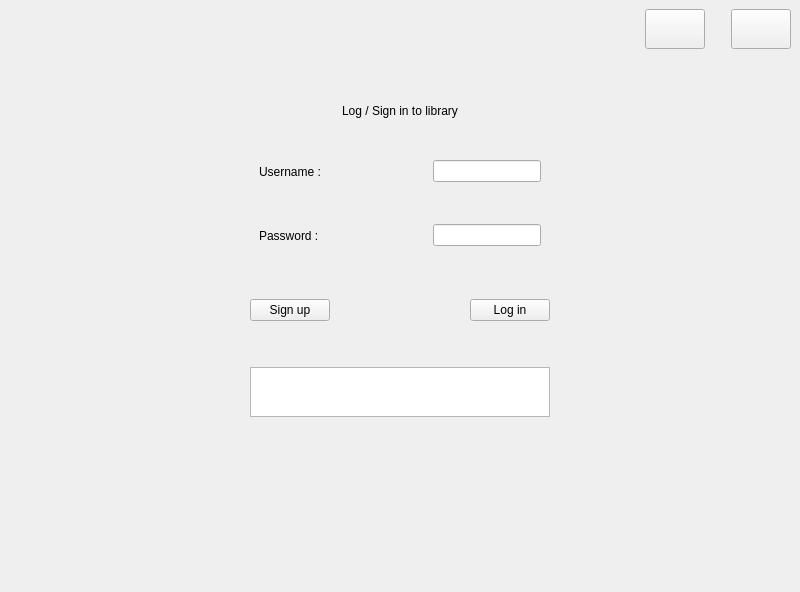
<?xml version="1.0" encoding="UTF-8"?>
<ui version="4.0">
 <class>MainWindow</class>
 <widget class="QMainWindow" name="MainWindow">
  <property name="geometry">
   <rect>
    <x>0</x>
    <y>0</y>
    <width>800</width>
    <height>592</height>
   </rect>
  </property>
  <property name="windowTitle">
   <string>MainWindow</string>
  </property>
  <widget class="QWidget" name="centralwidget">
   <layout class="QVBoxLayout" name="verticalLayout">
    <item>
     <layout class="QHBoxLayout" name="horizontalLayout">
      <item>
       <spacer name="horizontalSpacer">
        <property name="orientation">
         <enum>Qt::Horizontal</enum>
        </property>
        <property name="sizeHint" stdset="0">
         <size>
          <width>40</width>
          <height>20</height>
         </size>
        </property>
       </spacer>
      </item>
      <item>
       <widget class="QPushButton" name="reload">
        <property name="sizePolicy">
         <sizepolicy hsizetype="Fixed" vsizetype="Fixed">
          <horstretch>55</horstretch>
          <verstretch>30</verstretch>
         </sizepolicy>
        </property>
        <property name="minimumSize">
         <size>
          <width>60</width>
          <height>40</height>
         </size>
        </property>
        <property name="text">
         <string/>
        </property>
        <property name="icon">
         <iconset resource="resource.qrc">
          <normaloff>:/icons/reload.png</normaloff>:/icons/reload.png</iconset>
        </property>
       </widget>
      </item>
      <item>
       <spacer name="horizontalSpacer_11">
        <property name="orientation">
         <enum>Qt::Horizontal</enum>
        </property>
        <property name="sizeType">
         <enum>QSizePolicy::Fixed</enum>
        </property>
        <property name="sizeHint" stdset="0">
         <size>
          <width>20</width>
          <height>20</height>
         </size>
        </property>
       </spacer>
      </item>
      <item>
       <widget class="QPushButton" name="close">
        <property name="sizePolicy">
         <sizepolicy hsizetype="Fixed" vsizetype="Fixed">
          <horstretch>70</horstretch>
          <verstretch>30</verstretch>
         </sizepolicy>
        </property>
        <property name="minimumSize">
         <size>
          <width>60</width>
          <height>40</height>
         </size>
        </property>
        <property name="text">
         <string/>
        </property>
        <property name="icon">
         <iconset resource="resource.qrc">
          <normaloff>:/icons/close.png</normaloff>:/icons/close.png</iconset>
        </property>
       </widget>
      </item>
     </layout>
    </item>
    <item>
     <layout class="QHBoxLayout" name="horizontalLayout_9">
      <property name="leftMargin">
       <number>0</number>
      </property>
      <property name="topMargin">
       <number>40</number>
      </property>
      <property name="rightMargin">
       <number>0</number>
      </property>
      <property name="bottomMargin">
       <number>0</number>
      </property>
      <item>
       <spacer name="horizontalSpacer_9">
        <property name="orientation">
         <enum>Qt::Horizontal</enum>
        </property>
        <property name="sizeType">
         <enum>QSizePolicy::Fixed</enum>
        </property>
        <property name="sizeHint" stdset="0">
         <size>
          <width>200</width>
          <height>0</height>
         </size>
        </property>
       </spacer>
      </item>
      <item>
       <widget class="QWidget" name="verticalWidget_2" native="true">
        <property name="sizePolicy">
         <sizepolicy hsizetype="Fixed" vsizetype="Fixed">
          <horstretch>200</horstretch>
          <verstretch>100</verstretch>
         </sizepolicy>
        </property>
        <property name="minimumSize">
         <size>
          <width>0</width>
          <height>40</height>
         </size>
        </property>
        <layout class="QVBoxLayout" name="verticalLayout_9">
         <property name="topMargin">
          <number>1</number>
         </property>
         <item>
          <widget class="QLabel" name="label_3">
           <property name="sizePolicy">
            <sizepolicy hsizetype="Fixed" vsizetype="Fixed">
             <horstretch>10</horstretch>
             <verstretch>10</verstretch>
            </sizepolicy>
           </property>
           <property name="minimumSize">
            <size>
             <width>10</width>
             <height>10</height>
            </size>
           </property>
           <property name="font">
            <font>
             <strikeout>false</strikeout>
            </font>
           </property>
           <property name="layoutDirection">
            <enum>Qt::LeftToRight</enum>
           </property>
           <property name="text">
            <string>Log / Sign in to library</string>
           </property>
          </widget>
         </item>
        </layout>
       </widget>
      </item>
      <item>
       <spacer name="horizontalSpacer_10">
        <property name="orientation">
         <enum>Qt::Horizontal</enum>
        </property>
        <property name="sizeType">
         <enum>QSizePolicy::Fixed</enum>
        </property>
        <property name="sizeHint" stdset="0">
         <size>
          <width>200</width>
          <height>20</height>
         </size>
        </property>
       </spacer>
      </item>
     </layout>
    </item>
    <item>
     <layout class="QHBoxLayout" name="horizontalLayout_5">
      <property name="leftMargin">
       <number>0</number>
      </property>
      <property name="topMargin">
       <number>0</number>
      </property>
      <property name="rightMargin">
       <number>0</number>
      </property>
      <item>
       <spacer name="horizontalSpacer_4">
        <property name="orientation">
         <enum>Qt::Horizontal</enum>
        </property>
        <property name="sizeHint" stdset="0">
         <size>
          <width>40</width>
          <height>20</height>
         </size>
        </property>
       </spacer>
      </item>
      <item>
       <widget class="QWidget" name="verticalWidget" native="true">
        <property name="sizePolicy">
         <sizepolicy hsizetype="Fixed" vsizetype="Fixed">
          <horstretch>0</horstretch>
          <verstretch>0</verstretch>
         </sizepolicy>
        </property>
        <property name="minimumSize">
         <size>
          <width>200</width>
          <height>200</height>
         </size>
        </property>
        <layout class="QVBoxLayout" name="verticalLayout_7">
         <property name="topMargin">
          <number>0</number>
         </property>
         <property name="bottomMargin">
          <number>20</number>
         </property>
         <item>
          <spacer name="verticalSpacer_4">
           <property name="orientation">
            <enum>Qt::Vertical</enum>
           </property>
           <property name="sizeType">
            <enum>QSizePolicy::Fixed</enum>
           </property>
           <property name="sizeHint" stdset="0">
            <size>
             <width>10</width>
             <height>10</height>
            </size>
           </property>
          </spacer>
         </item>
         <item>
          <widget class="QWidget" name="horizontalWidget_4" native="true">
           <property name="sizePolicy">
            <sizepolicy hsizetype="Fixed" vsizetype="Fixed">
             <horstretch>100</horstretch>
             <verstretch>50</verstretch>
            </sizepolicy>
           </property>
           <property name="minimumSize">
            <size>
             <width>300</width>
             <height>50</height>
            </size>
           </property>
           <property name="maximumSize">
            <size>
             <width>16777215</width>
             <height>16777215</height>
            </size>
           </property>
           <layout class="QHBoxLayout" name="horizontalLayout_6">
            <property name="topMargin">
             <number>0</number>
            </property>
            <item>
             <widget class="QLabel" name="label">
              <property name="text">
               <string>Username :</string>
              </property>
             </widget>
            </item>
            <item>
             <spacer name="horizontalSpacer_7">
              <property name="orientation">
               <enum>Qt::Horizontal</enum>
              </property>
              <property name="sizeHint" stdset="0">
               <size>
                <width>40</width>
                <height>20</height>
               </size>
              </property>
             </spacer>
            </item>
            <item>
             <widget class="QLineEdit" name="lineEdit"/>
            </item>
           </layout>
          </widget>
         </item>
         <item>
          <widget class="QWidget" name="horizontalWidget_5" native="true">
           <layout class="QHBoxLayout" name="horizontalLayout_7">
            <property name="topMargin">
             <number>0</number>
            </property>
            <item>
             <widget class="QLabel" name="label_2">
              <property name="text">
               <string>Password :</string>
              </property>
             </widget>
            </item>
            <item>
             <spacer name="horizontalSpacer_8">
              <property name="orientation">
               <enum>Qt::Horizontal</enum>
              </property>
              <property name="sizeHint" stdset="0">
               <size>
                <width>40</width>
                <height>20</height>
               </size>
              </property>
             </spacer>
            </item>
            <item>
             <widget class="QLineEdit" name="lineEdit_2"/>
            </item>
           </layout>
          </widget>
         </item>
         <item>
          <spacer name="verticalSpacer_2">
           <property name="orientation">
            <enum>Qt::Vertical</enum>
           </property>
           <property name="sizeType">
            <enum>QSizePolicy::Fixed</enum>
           </property>
           <property name="sizeHint" stdset="0">
            <size>
             <width>20</width>
             <height>20</height>
            </size>
           </property>
          </spacer>
         </item>
         <item>
          <layout class="QHBoxLayout" name="horizontalLayout_8">
           <property name="topMargin">
            <number>0</number>
           </property>
           <item>
            <widget class="QPushButton" name="sign_up">
             <property name="text">
              <string>Sign up</string>
             </property>
            </widget>
           </item>
           <item>
            <spacer name="horizontalSpacer_6">
             <property name="orientation">
              <enum>Qt::Horizontal</enum>
             </property>
             <property name="sizeHint" stdset="0">
              <size>
               <width>40</width>
               <height>20</height>
              </size>
             </property>
            </spacer>
           </item>
           <item>
            <widget class="QPushButton" name="Login">
             <property name="text">
              <string>Log in</string>
             </property>
            </widget>
           </item>
          </layout>
         </item>
        </layout>
       </widget>
      </item>
      <item>
       <spacer name="horizontalSpacer_5">
        <property name="orientation">
         <enum>Qt::Horizontal</enum>
        </property>
        <property name="sizeHint" stdset="0">
         <size>
          <width>40</width>
          <height>20</height>
         </size>
        </property>
       </spacer>
      </item>
     </layout>
    </item>
    <item>
     <layout class="QHBoxLayout" name="horizontalLayout_2">
      <property name="topMargin">
       <number>20</number>
      </property>
      <item>
       <spacer name="horizontalSpacer_2">
        <property name="orientation">
         <enum>Qt::Horizontal</enum>
        </property>
        <property name="sizeHint" stdset="0">
         <size>
          <width>40</width>
          <height>20</height>
         </size>
        </property>
       </spacer>
      </item>
      <item>
       <widget class="QTextBrowser" name="textBrowser">
        <property name="sizePolicy">
         <sizepolicy hsizetype="Fixed" vsizetype="Fixed">
          <horstretch>0</horstretch>
          <verstretch>0</verstretch>
         </sizepolicy>
        </property>
        <property name="minimumSize">
         <size>
          <width>300</width>
          <height>10</height>
         </size>
        </property>
        <property name="maximumSize">
         <size>
          <width>2000</width>
          <height>50</height>
         </size>
        </property>
       </widget>
      </item>
      <item>
       <spacer name="horizontalSpacer_3">
        <property name="orientation">
         <enum>Qt::Horizontal</enum>
        </property>
        <property name="sizeHint" stdset="0">
         <size>
          <width>40</width>
          <height>20</height>
         </size>
        </property>
       </spacer>
      </item>
     </layout>
    </item>
    <item>
     <spacer name="verticalSpacer">
      <property name="orientation">
       <enum>Qt::Vertical</enum>
      </property>
      <property name="sizeHint" stdset="0">
       <size>
        <width>20</width>
        <height>40</height>
       </size>
      </property>
     </spacer>
    </item>
   </layout>
  </widget>
 </widget>
 <resources>
  <include location="resource.qrc"/>
 </resources>
 <connections/>
</ui>
